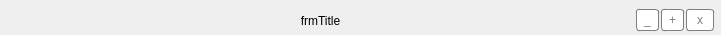
<?xml version="1.0" encoding="UTF-8"?>
<ui version="4.0">
 <class>TitleBar</class>
 <widget class="QWidget" name="TitleBar">
  <property name="geometry">
   <rect>
    <x>0</x>
    <y>0</y>
    <width>721</width>
    <height>35</height>
   </rect>
  </property>
  <property name="minimumSize">
   <size>
    <width>0</width>
    <height>35</height>
   </size>
  </property>
  <property name="maximumSize">
   <size>
    <width>16777215</width>
    <height>35</height>
   </size>
  </property>
  <property name="windowTitle">
   <string>Form</string>
  </property>
  <property name="styleSheet">
   <string notr="true">QPushButton{
	border : 0.5px solid gray;
	border-radius: 3px;
	min-height: 20px;
	margin: 1px;
	background: white;
	color: gray;
}

QPushButton::hover{
	background: darkorange;
	border : 0.5px solid darkorange;
	color: white;
}

QPushButton::pressed, QPushButton::!enabled{
	background: orange;
	border : 0.5px solid orange;
	color: white;
}

QWidget::lblFormTitle{
	background-color: white;
}

QPushButton#lblFormTitle{
	background: transparent;
	border-radius: 0px;
	border: transparent;
	color: black;
}</string>
  </property>
  <layout class="QHBoxLayout" name="horizontalLayout">
   <property name="spacing">
    <number>0</number>
   </property>
   <property name="leftMargin">
    <number>6</number>
   </property>
   <property name="topMargin">
    <number>6</number>
   </property>
   <property name="rightMargin">
    <number>6</number>
   </property>
   <property name="bottomMargin">
    <number>0</number>
   </property>
   <item>
    <widget class="QLabel" name="lblFormTitle">
     <property name="text">
      <string>frmTitle</string>
     </property>
     <property name="alignment">
      <set>Qt::AlignCenter</set>
     </property>
    </widget>
   </item>
   <item>
    <widget class="QPushButton" name="btMinimize">
     <property name="minimumSize">
      <size>
       <width>24</width>
       <height>24</height>
      </size>
     </property>
     <property name="maximumSize">
      <size>
       <width>25</width>
       <height>16777215</height>
      </size>
     </property>
     <property name="text">
      <string>_</string>
     </property>
    </widget>
   </item>
   <item>
    <widget class="QPushButton" name="btMaximize">
     <property name="minimumSize">
      <size>
       <width>24</width>
       <height>24</height>
      </size>
     </property>
     <property name="maximumSize">
      <size>
       <width>25</width>
       <height>16777215</height>
      </size>
     </property>
     <property name="text">
      <string>+</string>
     </property>
    </widget>
   </item>
   <item>
    <widget class="QPushButton" name="btClose">
     <property name="minimumSize">
      <size>
       <width>24</width>
       <height>24</height>
      </size>
     </property>
     <property name="maximumSize">
      <size>
       <width>30</width>
       <height>16777215</height>
      </size>
     </property>
     <property name="text">
      <string>x</string>
     </property>
    </widget>
   </item>
  </layout>
 </widget>
 <resources/>
 <connections/>
</ui>
